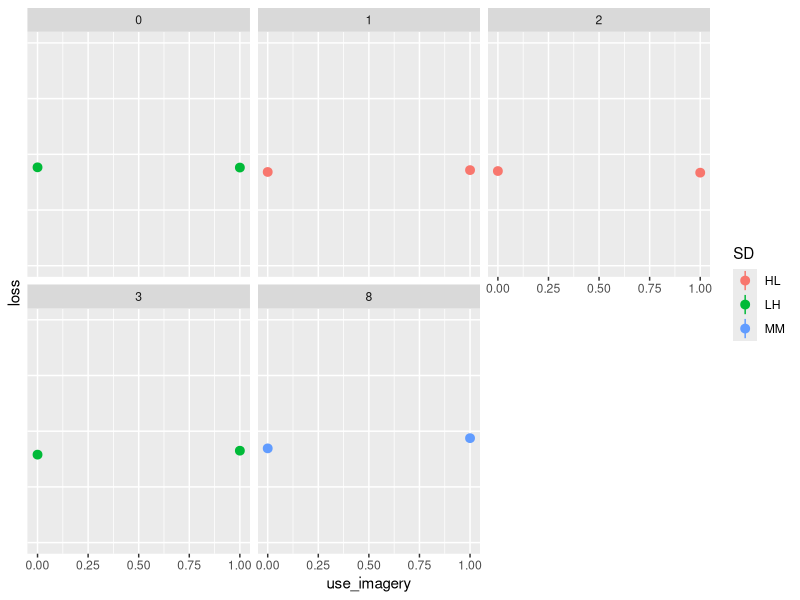
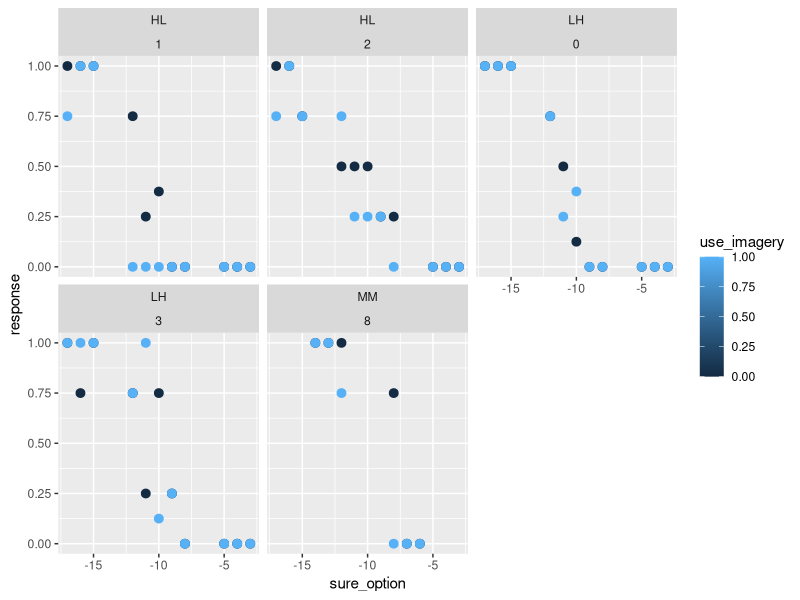
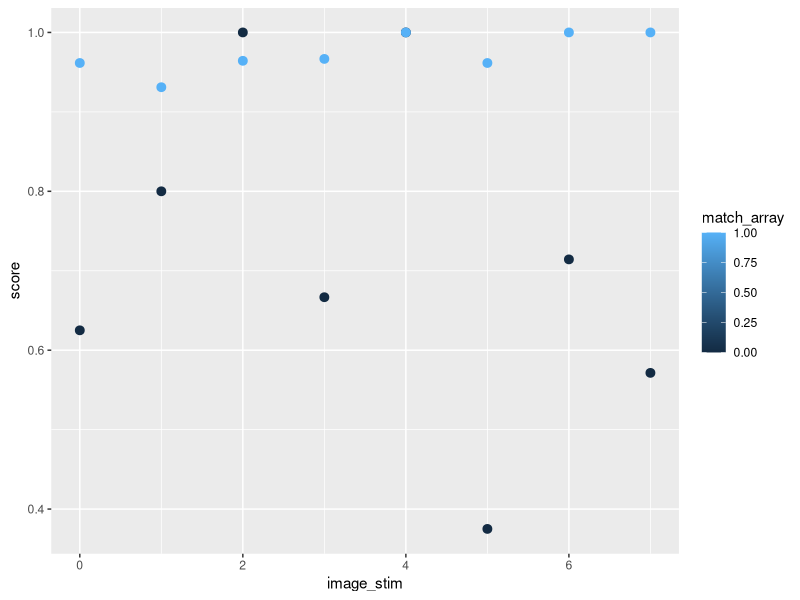

R code for these plots, in order:
#####################################
# Gambling
#####################################
library(dplyr)

df = read.csv("2023-05-17_1009_gambling_task.csv")
df_gamble = df %>% filter(!is.na(sure_option))

library(ggplot2)
ggplot(df_gamble,aes(x = use_imagery,y = loss,color = SD,group = SD))+
 stat_summary(fun = "mean")+facet_wrap(~side_1_stim)+
  coord_cartesian(ylim = c(0,-20))
  
ggplot(df_gamble,aes(x = sure_option,y = response,color = use_imagery,group = use_imagery))+
  stat_summary(fun = "mean",position = 'dodge')+facet_wrap(SD~side_1_stim)

#####################################
# Exposure
#####################################
exp_df = read.csv("2023-05-03_1006_exposure_task.csv")
exp_df = exp_df%>%
  mutate(score = ifelse((match_array==1 & response == 1)|(match_array==0 & response == 0),1,0))
library(ggplot2)
ggplot(exp_df,aes(x = image_stim,score,group = match_array,color = match_array))+
  stat_summary(fun = "mean")
